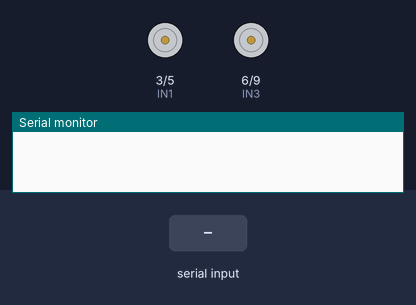
A sketch run on a simulated Arduino Uno, built with avr-gcc and run on an emulated ATmega328P. Parts: motor-driver pin pairs drawn as motors (green arrow = first pin HIGH = forward, orange = second pin HIGH = backward, longer = more drive, scaled by the enable pin), the last lines printed to the serial monitor. The inputs (shaded band) are chosen by the test bench.

Above: at 1.2 s.
1.3 s: "1" received over Serial
At 1.9 s:
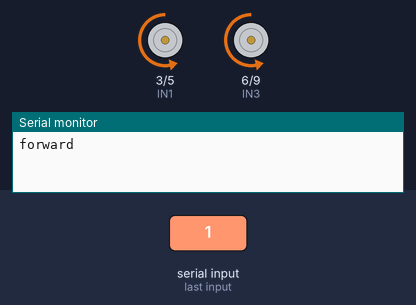
4.0 s: "2" received over Serial
At 4.9 s:
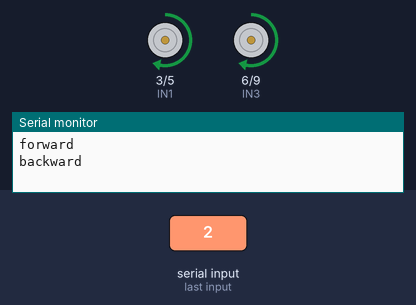
6.7 s: "3" received over Serial
At 7.2 s:
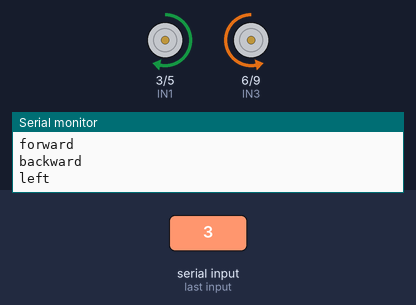
9.4 s: "4" received over Serial
At 10.3 s:
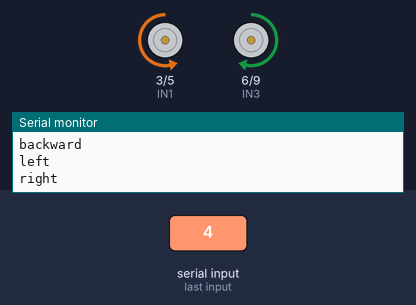
Timing chart, 0 to 12.4 s (numbered marks = the images above; inputs shaded):
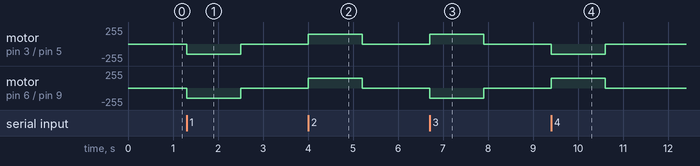

The sketch:

SmallCarHardware.ino
```cpp
/*
This project is called Wheelchair training system.

The pin configuration is as follow:
Arduino    Models
----------------------------------------
PD0(TX)    BT RX
PD1(RX)    BT TX
PD2
PD3(PWM)   L298 IN1
PD4        L298 ENA
PD5(PWM)   L298 IN2
PD6(PWM)   L298 IN3
PD7        L298 ENB
PD8
PD9(PWM)   L298 IN4
PD10(PWM)  Ultrasound1 echo (center)
PD11(PWM)  Ultrasound1 trig (center)
*/
//#include <Ultrasonic.h>

#define BTTX       0
#define BTRX       1
#define IN1        3
#define ENA        10
#define IN2        5
#define IN3        6
#define ENB        11
#define IN4        9
//#define UltraEch1  12
//#define UltraTrig1 13
int PWM_MAX_FB = 150; // PWM for "forward" and "backward" command
int PWM_MAX_LR = 150; // PWM for "left" and "right" command
int duration = 1200;
int distance = 0;
char data;

//Ultrasonic ultrasonic1(UltraTrig1,UltraEch1);

void setup(){
  pinMode(IN1, OUTPUT);
  pinMode(IN2, OUTPUT);
  pinMode(IN3, OUTPUT);
  pinMode(IN4, OUTPUT);
  pinMode(ENA, OUTPUT);
  pinMode(ENB, OUTPUT);
  //pinMode(UltraEch1, INPUT);
  //pinMode(UltraTrig1, OUTPUT);
  Serial.begin(9600);
  reset();
}

void loop() {
  analogWrite(ENA,255);
  analogWrite(ENB,255);
  while(1){
    if (Serial.available() > 0) {
      char incomingByte = 0;
      incomingByte = Serial.read();
      switch (incomingByte) {
        case '1':
          Serial.println("forward");
          //if(checkUltra1()){
            forward();
          //}
          break;
        case '2':
          Serial.println("backward");
          backward();
          break;
        case '3':
          Serial.println("left");
          left();
          break;
        case '4':
          Serial.println("right");
          right();
          break;
        case '5':
          if(PWM_MAX_FB < 245){
            PWM_MAX_FB = PWM_MAX_FB + 10;
            Serial.print("Foward-Back speed=");
            Serial.println(PWM_MAX_FB);
          }
          break;
        case '6':
          if(PWM_MAX_FB > 50){
            PWM_MAX_FB = PWM_MAX_FB - 10;
            Serial.print("Foward-Back speed=");
            Serial.println(PWM_MAX_FB);
          }
          break;
        case '7':
          if(PWM_MAX_LR < 245){
            PWM_MAX_LR = PWM_MAX_LR + 10;
            Serial.print("Left-Right speed=");
            Serial.println(PWM_MAX_LR);
          }
          break;
        case '8':
          if(PWM_MAX_LR > 50){
            PWM_MAX_LR = PWM_MAX_LR - 10;
            Serial.print("Left-Right speed=");
            Serial.println(PWM_MAX_LR);
          }
          break;
        /*
        case '9':
          distance = (int)checkUltra1();
          Serial.print(distance);
          break;
        */
        case 'a':
          if(duration <= 3000){
             duration += 300;
             Serial.print("duration=");
             Serial.println(duration);
           }
           break;
        case 'b':
          if(duration > 1000){
             duration -= 300;
             Serial.print("duration=");
             Serial.println(duration);
          }
          break;
        /*
        case 'c':
          Serial.print(duration);
          break;
        case 'd':
          Serial.print(PWM_MAX_FB);
          break;
        case 'e':
          Serial.print(PWM_MAX_LR);
          break;
        */
        default:
          Serial.println(incomingByte);
          break;
        }
      }
   }
}

void backward(){
    analogWrite(ENA,255);
    analogWrite(ENB,255);
    analogWrite(IN1, PWM_MAX_FB);
    analogWrite(IN2, 0);
    analogWrite(IN3, PWM_MAX_FB);
    analogWrite(IN4, 0);
    delay(duration);
    reset();
    delay(100);
}

void forward(){
    analogWrite(ENA,255);
  analogWrite(ENB,255);
  analogWrite(IN1, 0);
  analogWrite(IN2, PWM_MAX_FB);
  analogWrite(IN3, 0);
  analogWrite(IN4, PWM_MAX_FB);
  delay(duration);
  reset();
  delay(100);
}

void right(){
    analogWrite(ENA,255);
  analogWrite(ENB,255);
    analogWrite(IN1, 0);
    analogWrite(IN2, PWM_MAX_LR);
    analogWrite(IN3, PWM_MAX_LR);
    analogWrite(IN4, 0);
    delay(1200);
    reset();
    delay(100);
}

void left(){
    analogWrite(ENA,255);
  analogWrite(ENB,255);
    analogWrite(IN1, PWM_MAX_LR);
    analogWrite(IN2, 0);
    analogWrite(IN3, 0);
    analogWrite(IN4, PWM_MAX_LR);
    delay(1200);
    reset();
    delay(100);
}

void reset(){
  analogWrite(ENA,0);
  analogWrite(ENB,0);
  analogWrite(IN1, 0);
  analogWrite(IN2, 0);
  analogWrite(IN3, 0);
  analogWrite(IN4, 0);
}

/*
int checkUltra1(){
  float cmMsec;
  int check = 0;

  long microsec = ultrasonic1.timing();
  cmMsec = ultrasonic1.convert(microsec, Ultrasonic::CM);

  if(cmMsec > 30){
    check = 1;
  }else{
    check = 0;
  }

  return check;
}
*/
```

Measured:
- after the input at 1.3 s, motor on pin 3 (IN1) / pin 5 (IN2), motor on pin 6 (IN3) / pin 9 (IN4): stopped → backward 150/255 at once, → stopped 1.2 s later
- after the input at 4.0 s, motor on pin 3 (IN1) / pin 5 (IN2), motor on pin 6 (IN3) / pin 9 (IN4): stopped → forward 150/255 at once, → stopped 1.2 s later
- after the input at 6.7 s, motor on pin 3 (IN1) / pin 5 (IN2): stopped → forward 150/255 at once, → stopped 1.2 s later; motor on pin 6 (IN3) / pin 9 (IN4): stopped → backward 150/255 at once, → stopped 1.2 s later
- after the input at 9.4 s, motor on pin 3 (IN1) / pin 5 (IN2): stopped → backward 150/255 at once, → stopped 1.2 s later; motor on pin 6 (IN3) / pin 9 (IN4): stopped → forward 150/255 at once, → stopped 1.2 s later
